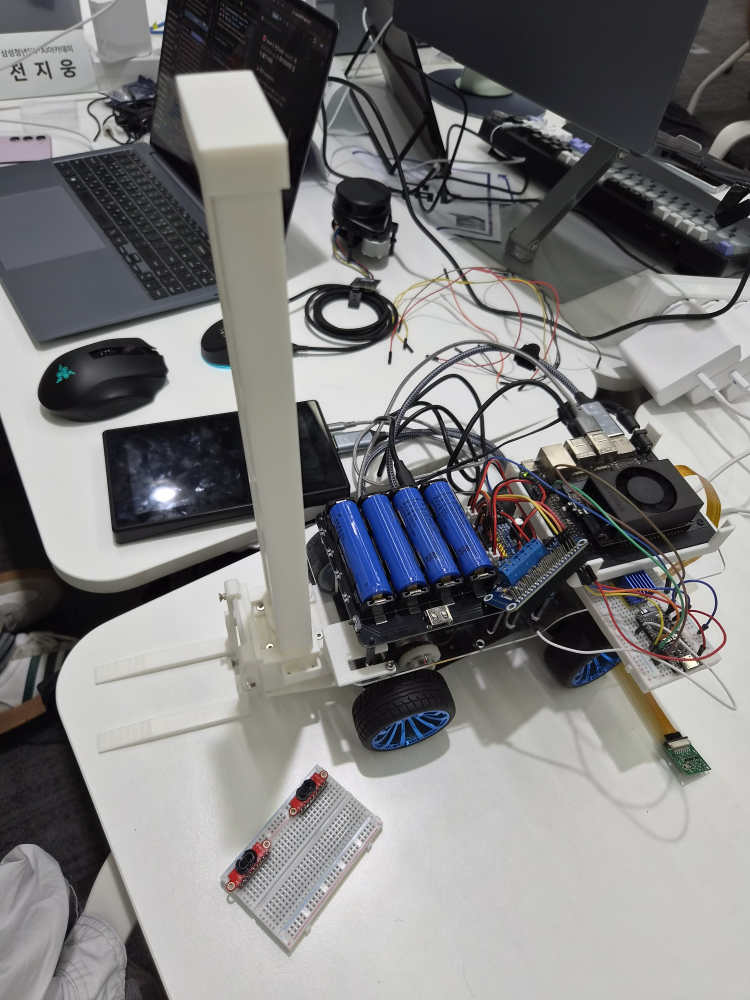
#> input picture 3d_model/printed_picture/02_조립중.jpg, 3000 x 4000 px, given in place of the camera (shown at 1/4 size)
$ python shoot.py
#> lines starting #> are read from the running program, lines starting #| are printed output that depends on the picture
### ai/src/station/config.py
"""스테이션 설정 — 장비·캘리브레이션 상수를 한곳에 모은다.

캘리브레이션 값의 출처는 전지웅의 실측 문서다:

- ``docs/ai/measurement/camera-calibration.md`` — Logitech BRIO 100, 1920×1080,
  체커보드 실측. fx/fy/cx/cy. 검증: 60cm 마우스패드 높이 98.24% 정확도.
- ``docs/ai/measurement/height-estimation-formula.md`` — 치수 산출 공식.

⚠️ 카메라 해상도·화각·디지털 줌이 바뀌면 재캘리브레이션해야 한다 (문서 명시).
그래서 상수를 코드에 흩뿌리지 않고 여기 한곳에 둔다.
"""

from __future__ import annotations

import os
from dataclasses import dataclass, field
from pathlib import Path


def _camera_index_default() -> int:
    """카메라 인덱스. `STATION_CAMERA_INDEX` 로 덮어쓴다.

    ⚠️ **이 값은 PC 를 옮기거나 USB 를 다시 꽂으면 바뀐다.** 실측 이력:
    2026-07-22 에는 1 이 USB 카메라였는데, 2026-08-09 에 다시 재보니 **0 이 USB,
    1 이 노트북 내장 캠**이었다. 그동안 코드 기본값이 1 -> 0 -> 1 로 왔다 갔다 했고
    그때마다 "왜 내장 캠이 켜지지" 를 다시 알아냈다.

    값을 또 뒤집는 대신 환경변수로 뺀다 — **코드를 고치지 않고 그 자리에서** 맞춘다.
    어느 인덱스가 어느 카메라인지는 `python -m station.serve --probe` 가 인덱스별로
    사진을 저장하니 눈으로 가른다.
    """
    raw = os.environ.get("STATION_CAMERA_INDEX", "").strip()
    if not raw:
        return 0
    try:
        return int(raw)
    except ValueError:
        raise ValueError(
            f"STATION_CAMERA_INDEX={raw!r} — 정수여야 한다 (--probe 로 확인)") from None

# `ai/` 루트. 이 파일이 `ai/src/station/config.py` 이므로 parents[2] 가 `ai/` 다.
# 모델·데이터 경로를 여기 기준으로 잡아 **실행 위치와 무관하게** 동작시킨다.
_AI_ROOT = Path(__file__).resolve().parents[2]


@dataclass(frozen=True)
class CameraCalib:
    """카메라 내부 파라미터 (FR-103-2a 실측, BRIO 100 @1920×1080)."""

    fx: float = 2025.17   # 가로 초점거리 (px)
    fy: float = 2039.07   # 세로 초점거리 (px)
    cx: float = 969.79
    cy: float = 459.43
    # 방사 왜곡 (Jira S15P11A304-72 실측). 뼈대 단계에서는 미적용 — 적용 시
    # cv2.undistort로 프레임을 먼저 펴고 fx/fy를 그대로 쓴다.
    k1: float = 0.10596
    k2: float = -0.39255


@dataclass(frozen=True)
class StationConfig:
    station_id: str = "station-1"

    # --- 카메라 ---
    # 이 PC에는 내장 캠과 USB 카메라가 함께 있어 인덱스가 섞인다.
    # **2026-08-09 실측: 0 = USB 카메라, 1 = 내장 캠** (--probe 사진으로 확인).
    # 07-22에는 반대였다 — 고정된 값이 아니므로 `STATION_CAMERA_INDEX`로 덮어쓴다.
    camera_index: int = field(default_factory=_camera_index_default)
    frame_width: int = 1920    # 캘리브레이션 기준 해상도 — 바꾸면 fx/fy 무효
    frame_height: int = 1080
    warmup_frames: int = 25    # 자동 노출 안정화 전 프레임은 어둡다 (실측)

    # --- TF-Nova ---
    tfnova_port: str = "COM3"
    # 거리 보정(FR-103-1): 실제 = 원값 × scale + offset.
    # **리그 마운트 3점 재캘리 2026-07-27** (카메라 각도 표준·Nova 수평 고정 후,
    # 박스 정면 정조준): 실제 140/181/210 → 원값 137.0/178.0/207.0, 차이 전부 −3.0cm.
    # 차이가 일정 = 고정 오프셋(Nova 렌즈가 카메라 기준면보다 앞). 비율은 1.0219→
    # 1.0145로 거리마다 달라져 스케일 모델은 기각. 그래서 scale 1.0 + offset 3.0.
    # ⚠️ 마운트를 바꾸면 반드시 박스 표적으로 --calibrate 3점 재확인.
    tfnova_scale: float = 1.0
    tfnova_offset_cm: float = 3.0
    tfnova_seconds: float = 0.5

    # --- 모델 (ONNX, mmdeploy end2end: dets[x1,y1,x2,y2,score] + labels) ---
    # ⚠️ **cwd 에 의존하지 않는다.** 예전엔 `Path("models/end2end.onnx")` 상대경로라
    #    `ai/` 밖에서 실행하면 죽었고, 오류가 onnxruntime 의 "Load model ... failed:
    #    File doesn't exist" 라 "어디서 실행해야 하는지"가 드러나지 않았다(2026-08-03).
    #    이 파일이 `ai/src/station/` 에 있으므로 parents[2] 가 `ai/` 다.
    model_path: Path = field(
        default_factory=lambda: _AI_ROOT / "models" / "end2end.onnx")
    input_size: int = 800   # 실험7(증강) end2end.onnx는 800 입력으로 export
    score_threshold: float = 0.5
    # 클래스별 임계 — 파렛트만 낮춘다. 검은 플라스틱 격자라 박스처럼 큰 단색면이 없어
    # 점수가 낮게 잡힌다. 리그 평가셋 30장 실측(S15P11A304-148, docs/ai/rig-eval-map.md):
    #   파렛트 0.4 → 정밀도 96.8% / 재현율 100%(30/30)
    #   파렛트 0.5 → 정밀도 96.7% / 재현율  96.7% (1개 놓침)
    #   박스   0.5 → 정밀도 93.9% / 재현율  95.5% (0.4로 낮추면 정밀도 91.5%로 하락)
    class_score_thresholds: dict[str, float] = field(
        default_factory=lambda: {"pallet": 0.4})
    # 학습 클래스 순서 (configs/datasets.yaml: box=1, pallet=2 → 라벨 0, 1)
    class_names: tuple[str, ...] = ("box", "pallet")
    # RTMDet 표준 전처리 상수 (BGR, to_rgb=False)
    norm_mean: tuple[float, float, float] = (103.53, 116.28, 123.675)
    norm_std: tuple[float, float, float] = (57.375, 57.12, 58.395)

    # --- 판정 ---
    calib: CameraCalib = field(default_factory=CameraCalib)
    miniature_scale: int = 10          # 실물 ÷10 = 미니어처 (명세 §2.1)
    # 파렛트 높이(실물 cm). 화물은 **항상 파렛트 위에 실려** 운반되므로, 적재 위치
    # 산출(FR-202)에 넘길 값은 화물 높이가 아니라 **파렛트를 포함한 총높이**다.
    # T-11 표준 **120mm**. 스테이션이 재는 것은 **실물 크기** 화물·파렛트이므로 이 값도
    # 실물 기준이고, 백엔드의 `storage.placement.pallet-height-m: 0.12` 과 같은 값이다.
    #
    # ⚠️ `hardware/pallet_mini.scad` 의 `R_height` 와 **다르다**(거기는 140). 그쪽은
    #    3D 출력된 **미니어처** 파렛트를 실측한 값이다 — 설계는 12mm(=실물 120mm)였는데
    #    출력 공차로 14mm 로 나왔고, 그래서 온보드 포크 높이를 7mm 로 다시 잡았다.
    #    스테이션(실물)과 온보드(미니어처)는 **다른 물건을 재므로 값이 달라도 맞다.**
    #    종전 이 주석이 "T-11 표준 120mm (scad R_height)" 라고 두 값을 같은 것처럼
    #    가리키고 있었다(2026-08-06 정정).
    pallet_height_cm: float = 12.0
    eccentric_threshold: float = 0.3   # 편하중 임계 (load_balance 기본과 동일)

    # [7 lines left out: function threshold_for, not called in this run]

### ai/src/station/shoot.py
"""데이터셋 촬영 도구 — 파인튜닝·평가셋용 프레임 수집.

**추론에 쓸 카메라로 찍는다.** 해상도 자체는 학습 시 리사이즈되므로 중요하지 않지만,
렌즈 왜곡·색감·화이트밸런스·뷰포인트는 도메인 그대로 남는다. 그래서 StationConfig의
카메라 인덱스·해상도를 그대로 쓰고, 다르면 경고한다 (serve.py와 같은 방침).

    python src/station/shoot.py --out data/raw/rig/20260724 --prefix pallet
    python src/station/shoot.py --auto 1.5          # 1.5초마다 자동 저장으로 시작
    python src/station/shoot.py --burst 5           # B키 한 번에 5장
    python src/station/shoot.py --rotate180         # 카메라를 뒤집어 장착한 경우

``--rotate180``은 카메라를 물리적으로 뒤집어 단 경우에 쓴다. 뒤집힌 채로 그냥 찍으면
라벨링이 어려워지고(사람이 뒤집힌 화면을 봐야 한다), 정립으로 라벨된 공개 데이터셋과
방향이 어긋나며, "화물은 파렛트 위에 얹힌다" 같은 하류 기하 가정이 반대가 된다.
⚠️ **추론 경로에도 같은 회전을 넣어야 한다** — 한쪽만 돌리면 학습·추론 도메인이 어긋난다.

키:
    SPACE  1장 저장          B  버스트 저장(--burst 장)
    A      자동 저장 토글     U  마지막 저장 취소
    Q/ESC  종료

파일명은 ``<prefix>_<YYYYmmdd-HHMMSS>_<연번4자리>.jpg``이고, 같은 폴더의
``session.csv``에 연번·파일명·저장 시각·모드를 남긴다 (촬영 조건 메모용).
"""

from __future__ import annotations

import argparse
import csv
import datetime as _dt
import sys
import time
from pathlib import Path

sys.path.insert(0, str(Path(__file__).resolve().parents[1]))

import cv2  # noqa: E402

from perception.tfnova import MeasurementUnreliable, TfNova  # noqa: E402
from station.config import StationConfig  # noqa: E402

PREVIEW_WIDTH = 960          # 미리보기만 축소 — 저장은 원본 해상도
HUD_BG = (30, 30, 30)


def open_camera(cfg: StationConfig, index: int, width: int, height: int) -> cv2.VideoCapture:
    # ⚠️ **CAP_DSHOW 는 윈도우 전용이다**(DirectShow). 리눅스에서 지정하면 카메라가
    # 멀쩡한데도 열리지 않는다 — 젯슨에서 온보드 촬영을 하려다 걸렸다(2026-08-04).
    # 스테이션(윈도우)에서는 DSHOW 가 필요하다: 기본 백엔드(MSMF)는 해상도 설정이
    # 잘 안 먹고 초기화가 느리다. 그래서 플랫폼으로 갈라 준다.
    backends = [cv2.CAP_DSHOW, cv2.CAP_ANY] if sys.platform == "win32" else [cv2.CAP_ANY]
    cap = None
    for backend in backends:
        cap = cv2.VideoCapture(index, backend)
        if cap.isOpened():
            break
        cap.release()
    if cap is None or not cap.isOpened():
        raise RuntimeError(f"카메라 index {index}를 열 수 없습니다 "
                           f"(윈도우: serve.py --probe / 리눅스: ls /dev/video*)")
    cap.set(cv2.CAP_PROP_FRAME_WIDTH, width)
    cap.set(cv2.CAP_PROP_FRAME_HEIGHT, height)
    for _ in range(cfg.warmup_frames):   # 자동 노출 안정화 (실측: 안 하면 어둡다)
        cap.read()
    return cap


def save(frame, path: Path) -> bool:
    """cv2.imwrite는 Windows 비ASCII 경로에서 조용히 실패한다 → imencode+tofile."""
    ok, buf = cv2.imencode(".jpg", frame, [cv2.IMWRITE_JPEG_QUALITY, 95])
    if ok:
        buf.tofile(str(path))
    return ok


def draw_hud(frame, lines: list[str]):
    view = cv2.resize(frame, (PREVIEW_WIDTH,
                              int(frame.shape[0] * PREVIEW_WIDTH / frame.shape[1])))
    font, fs, ft, lh, pad = cv2.FONT_HERSHEY_SIMPLEX, 0.6, 1, 26, 10
    panel_h = pad * 2 + lh * len(lines)
    overlay = view.copy()
    cv2.rectangle(overlay, (0, 0), (view.shape[1], panel_h), HUD_BG, -1)
    view = cv2.addWeighted(overlay, 0.7, view, 0.3, 0)
    for i, line in enumerate(lines):
        cv2.putText(view, line, (pad, pad + lh * (i + 1) - 8),
                    font, fs, (240, 240, 240), ft)
    return view


def main(argv: list[str] | None = None) -> int:
    parser = argparse.ArgumentParser(description="데이터셋 촬영 (파인튜닝·평가셋용)")
    parser.add_argument("--out", type=Path,
                        default=Path(f"data/raw/rig/{_dt.date.today():%Y%m%d}"),
                        help="저장 폴더 (없으면 만든다)")
    parser.add_argument("--prefix", default="rig", help="파일명 접두사")
    parser.add_argument("--camera", type=int, help="카메라 인덱스 (기본: config)")
    # 온보드 -s 촬영(S15P11A304-144)은 스테이션 BRIO와 다른 USB 카메라를 쓴다.
    #
    # ⚠️ **판매 스펙은 1280x960이지만 실제로는 안 나온다** — 요청해도 조용히 800으로
    #    떨어진다(라벨 가이드 §해상도에서 실측). 실제 지원 모드는 640x480 · 800x600 ·
    #    1280x720 · **1280x800**(30fps)이고, 학습·평가셋은 전부 **1280x800**으로 찍었다.
    #    젯슨에 물리면 최대가 **1280x720**이라 800도 안 나온다.
    #
    # 해상도는 학습 시 어차피 리사이즈되므로 도메인만 맞으면 되고, 여기서 실제로 잡히는
    # 해상도를 지정해 매 프레임 mismatch 경고가 뜨지 않게 한다.
    parser.add_argument("--width", type=int, help="캡처 폭 (기본: config)")
    parser.add_argument("--height", type=int, help="캡처 높이 (기본: config)")
    parser.add_argument("--burst", type=int, default=5, help="B키 1회에 저장할 장수")
    parser.add_argument("--auto", type=float, metavar="SEC",
                        help="자동 저장 간격(초) — 지정하면 자동 모드로 시작")
    # SSH 로 젯슨에 붙어 촬영할 때는 창을 띄울 수 없다(GTK 초기화 실패).
    # 미리보기를 끄고 --auto 로만 저장한다. 종료는 Ctrl-C.
    parser.add_argument("--headless", action="store_true",
                        help="미리보기 창 없이 --auto 로만 저장 (SSH·젯슨용). "
                             "키 입력이 없으므로 --auto 가 필수, 종료는 Ctrl-C")
    # 치수 평가셋(스테이션)은 프레임마다 TF-Nova 실측 거리가 있어야 오프라인 치수
    # 검증이 된다. 이 플래그를 켜면 저장할 때마다 거리를 읽어 session.csv에 남긴다.
    # (온보드 -s 촬영은 detection이라 거리 불필요 → 끄고 쓴다.)
    parser.add_argument("--rotate180", action="store_true",
                        help="카메라를 뒤집어 장착했을 때 — 프레임을 180° 돌려 "
                             "정립으로 저장한다 (⚠️ 추론 경로에도 같은 회전을 넣을 것)")
    parser.add_argument("--tfnova", action="store_true",
                        help="저장 시 TF-Nova 거리를 읽어 session.csv에 기록 (치수 평가셋용)")
    args = parser.parse_args(argv)

    cfg = StationConfig()
    index = args.camera if args.camera is not None else cfg.camera_index
    width = args.width if args.width is not None else cfg.frame_width
    height = args.height if args.height is not None else cfg.frame_height
    args.out.mkdir(parents=True, exist_ok=True)

    cap = open_camera(cfg, index, width, height)
#> the loop in open_camera, `for _ in range(cfg.warmup_frames):` made 25 passes
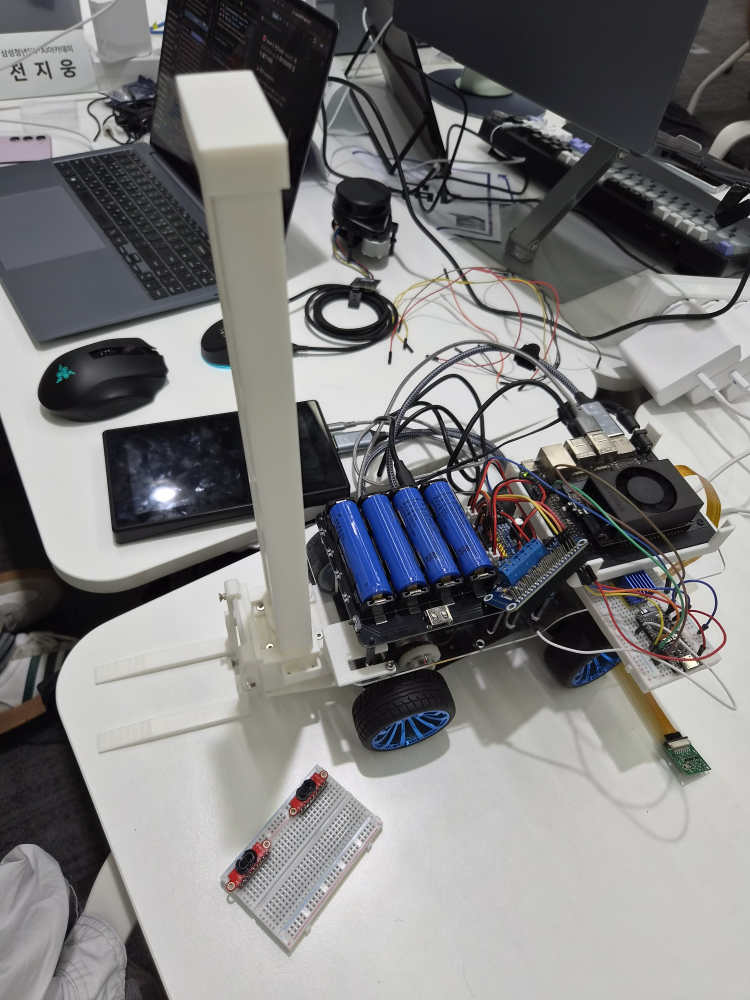
#> input picture 3d_model/printed_picture/02_조립중.jpg, 3000 x 4000 px, given in place of the camera (shown at 1/4 size)

    # TF-Nova는 저장 시점에만 읽는다 — 미리보기 루프에서 매 프레임 읽으면(0.5초) 뷰가
    # 버벅인다. 포트 열기 실패해도 거리 없이 계속 찍는다(촬영을 막지 않는다).
    sensor = None
    if args.tfnova:
        try:
            sensor = TfNova(cfg.tfnova_port)
            print(f"TF-Nova 연결({cfg.tfnova_port}) — 저장마다 거리 기록")
        except Exception as e:
            print(f"[TF-Nova 열기 실패] {e} — 거리 없이 진행", file=sys.stderr)

    def read_distance() -> tuple[float | None, float | None]:
        if sensor is None:
            return None, None
        try:
            m = sensor.measure(cfg.tfnova_seconds, scale=cfg.tfnova_scale,
                               offset_cm=cfg.tfnova_offset_cm)
            return round(m.distance_cm, 1), round(m.std_cm, 2)
        except MeasurementUnreliable as e:
            print(f"[거리 측정 불가] {e}", file=sys.stderr)
            return None, None
        except Exception as e:
            print(f"[TF-Nova 오류] {e}", file=sys.stderr)
            return None, None

    saved: list[Path] = []
    auto_interval = args.auto
    auto_on = args.auto is not None
    next_auto = time.monotonic()
    stamp = f"{_dt.datetime.now():%Y%m%d-%H%M%S}"
    last_dist: float | None = None      # HUD 표시용
    log_path = args.out / "session.csv"
    new_log = not log_path.exists()

    headless = args.headless
    if headless and not auto_on:
        # 키 입력이 없으므로 --auto 없이는 **한 장도 안 찍힌다.** 조용히 도는 대신
        # 여기서 끊는다 — 다 찍은 줄 알고 나중에 빈 폴더를 발견하는 게 더 나쁘다.
        raise SystemExit("--headless 는 --auto 가 필요하다 (예: --headless --auto 2)")

    print(f"저장 폴더: {args.out.resolve()}")
    if headless:
        print(f"headless — {auto_interval:.1f}초마다 자동 저장. 종료는 Ctrl-C")
    else:
        print("SPACE 저장 / B 버스트 / A 자동 / U 취소 / Q 종료")

    with open(log_path, "a", newline="", encoding="utf-8") as fp:
        log = csv.writer(fp)
        if new_log:
            log.writerow(["index", "file", "saved_at", "mode",
                          "distance_cm", "distance_std"])

        def store(frame, mode: str, dist: float | None, std: float | None) -> None:
            path = args.out / f"{args.prefix}_{stamp}_{len(saved) + 1:04d}.jpg"
            if not save(frame, path):
                print("저장 실패", file=sys.stderr)
                return
            saved.append(path)
            log.writerow([len(saved), path.name,
                          _dt.datetime.now().isoformat(timespec="seconds"), mode,
                          "" if dist is None else dist,
                          "" if std is None else std])
            fp.flush()

        try:
            while True:
                ok, frame = cap.read()
#> frame is the input picture: shape (4000, 3000, 3); mean B, G, R 126.9, 126.3, 126.7
                if not ok:
                    print("프레임 캡처 실패", file=sys.stderr)
                    break

                if args.rotate180:
                    frame = cv2.rotate(frame, cv2.ROTATE_180)

                h, w = frame.shape[:2]
#> h = 4000; w = 3000
                warn = ("" if (w, h) == (width, height)
                        else f"  !! {width}x{height} 아님")
#> warn = '  !! 1920x1080 아님'
                dist_txt = (f"dist {last_dist}cm" if last_dist is not None
                            else ("dist --" if sensor else "dist off"))
                if not headless:
                    cv2.imshow("shoot", draw_hud(frame, [
                        f"saved {len(saved)}   {w}x{h}{warn}   {dist_txt}",
                        f"auto {'ON ' + format(auto_interval, '.1f') + 's' if auto_on else 'OFF'}"
                        f"   burst {args.burst}   [SPACE/B/A/U/Q]",
                    ]))
#> in draw_hud, `cv2.rectangle(overlay, (0, 0), (view.shape[1], panel_h), HUD_BG, -1)`:
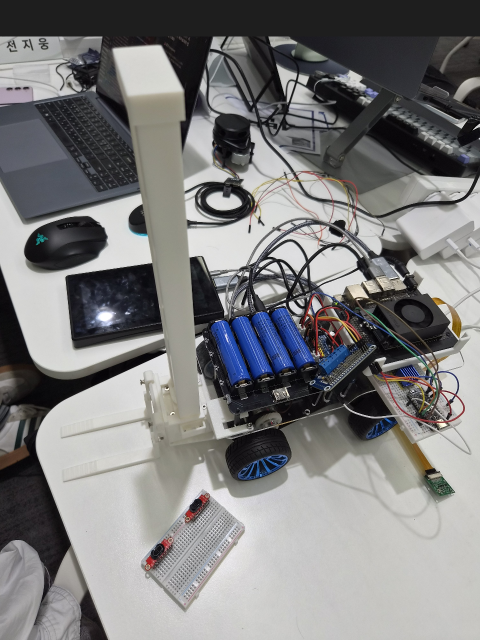
#> overlay: shape (1280, 960, 3) (shown at 1/2 size); mean B, G, R 124.8, 124.3, 124.7
#> after the loop in draw_hud, `for i, line in enumerate(lines):`:
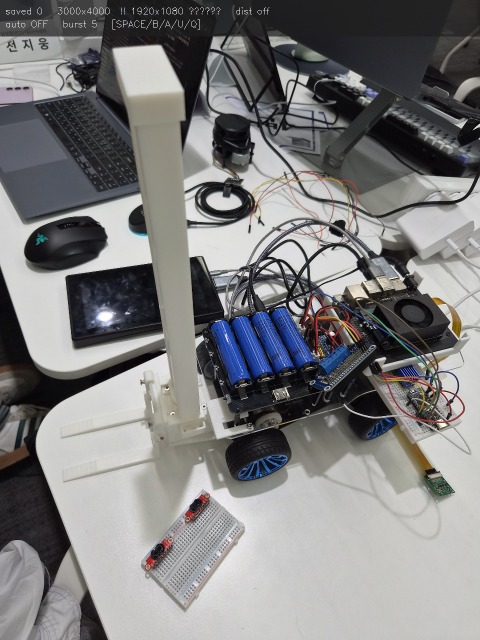
#> view: shape (1280, 960, 3) (shown at 1/2 size); mean B, G, R 125.6, 125.2, 125.5

                if auto_on and time.monotonic() >= next_auto:
                    d, s = read_distance()
                    last_dist = d if d is not None else last_dist
                    store(frame, "auto", d, s)
                    next_auto = time.monotonic() + (auto_interval or 1.0)
                    if headless:
                        # 화면이 없으니 저장 사실을 stdout 으로 알린다. 이게 없으면
                        # "돌고는 있는데 찍히는지 모르겠는" 상태가 된다.
                        print(f"[{len(saved):4d}] 저장 {saved[-1].name}  {w}x{h}{warn}  {dist_txt}",
                              flush=True)

                if headless:
                    # imshow 를 안 하면 waitKey 가 이벤트를 못 돌려 키 입력이 안 온다.
                    # headless 는 --auto 전용이므로 그냥 프레임 간격만 쉰다(Ctrl-C 로 종료).
                    time.sleep(0.03)
                    continue

                key = cv2.waitKey(1) & 0xFF
#> (key q is pressed here)
                if key in (ord("q"), 27):
                    break
                if key == ord(" "):
                    d, s = read_distance()
                    last_dist = d if d is not None else last_dist
                    store(frame, "single", d, s)
                elif key == ord("b"):
                    d, s = read_distance()    # 버스트는 거리 한 번만 (짧은 동안 불변)
                    last_dist = d if d is not None else last_dist
                    for _ in range(args.burst):   # 손 흔들림·조명 흔들림으로 다양성 확보
                        ok, f2 = cap.read()
                        if ok:
                            store(f2, "burst", d, s)
                elif key == ord("a"):
                    if auto_interval is None:
                        auto_interval = 1.5   # --auto 없이 켜면 기본 간격
                    auto_on = not auto_on
                    next_auto = time.monotonic()
                elif key == ord("u") and saved:
                    saved.pop().unlink(missing_ok=True)   # 로그는 남긴다(추적용)
        finally:
            cap.release()
            cv2.destroyAllWindows()
            if sensor is not None:
                sensor.close()

    print(f"\n총 {len(saved)}장 저장 → {args.out.resolve()}")
    print(f"기록: {log_path}")
    return 0


if __name__ == "__main__":
    raise SystemExit(main())
#> (the program exits here)
